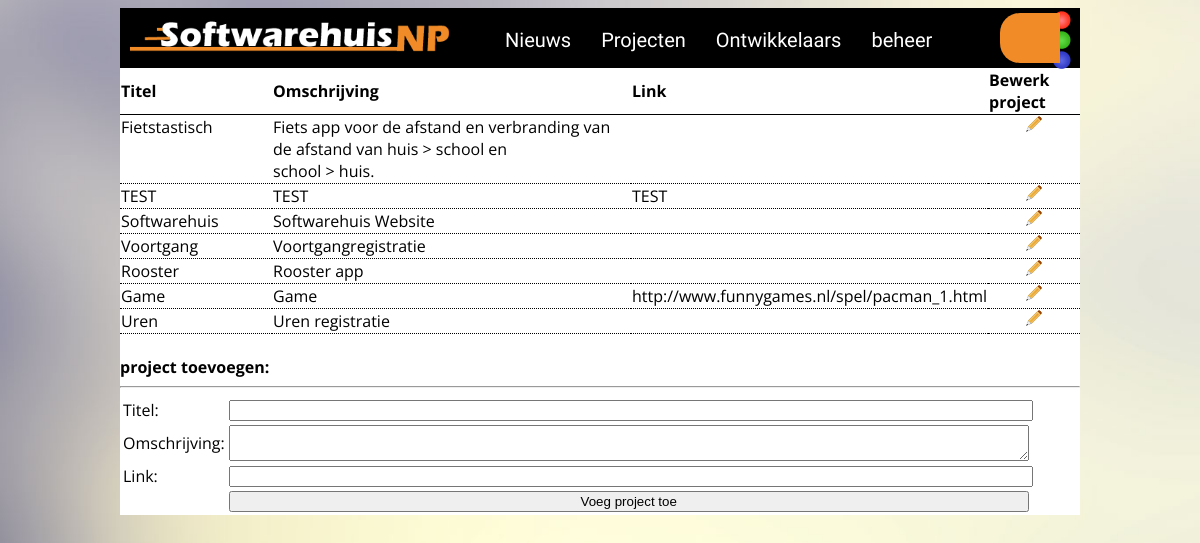
Screenshot of /work/admin/index.php?id=2 with the database file from the repository.
### tables this page shows
CREATE TABLE IF NOT EXISTS `s_project` (
  `id` int(100) NOT NULL AUTO_INCREMENT,
  `projectcode` varchar(100) NOT NULL DEFAULT '123',
  `titel` varchar(200) NOT NULL,
  `omschrijving` text NOT NULL,
  `link` varchar(200) NOT NULL,
  `datum_oplevering` int(100) NOT NULL DEFAULT '0',
  PRIMARY KEY (`id`)
);

### work/config.php (called while the page is built, shortened)
<?php
	$config = new config();
?>

### work/classes/database.php (called while the page is built, shortened)
<?php
class database {
	public function __construct($server,$username,$password,$database) {
		$this->connection = new MySQLi($server, $username, $password, $database) or die("ERROR: Kan niet verbinden met de database.");
	}
	public function query($q) {
		$result = mysqli_query($this->connection,$q) or die(mysqli_error($this->connection));
		return $result;
	}
	public function fetch_assoc($q) {
		return mysqli_fetch_assoc($q);
	}
}
?>

### work/admin/projecten.php (the view, shortened to what this page needs)
<?php
if(empty($_POST)){
	if(empty($_GET['pid'])){
		$query = $database->query("SELECT id, projectcode, titel, omschrijving, link FROM `".$config->dbinfo['prefix']."_project` order by id desc");
		echo "<table style='border-collapse: collapse; width: 960px;'>
			<tr style='border-bottom: 1px solid black;'><td><strong>Titel</strong></td><td><strong>Omschrijving</strong></td><td><strong>Link</strong></td><td><strong>Bewerk project</strong></td></tr>";
		while($project = $database->fetch_assoc($query)){
			echo "<tr style='padding-bottom: 3px; border-bottom: 1px dotted black;'><td valign='top' width='150'>".$project['titel']."</td><td valign='top'>".substr(wordwrap($project['omschrijving'], 80, "<br />"), 0, 150);
			echo "</td><td valign='top'>".$project['link']."</td><td valign='top'><center><a href='admin/index.php?id=2&pid=".$project['id']."'><img src='img/edit.png'></a></center></td></tr>";
		}
		echo "<table><br /><strong>project toevoegen:</strong><hr>";
		?>
		<form method='post'>
			<table>
				<tr>
					<td>
						Titel:
					</td>
					<td>
						<input name='titel' style='width: 796px;'>
					</td>
				</tr>
				<tr>
					<td>
						Omschrijving:
					</td>
					<td>
						<textarea style='width: 794px;' cols='100' name='omschrijving'></textarea>
					</td>
				</tr>
				<tr>
					<td>
						Link:
					</td>
					<td>
						<input name='link' style='width: 796px;'>
					</td>
				</tr>
				<tr>
					<td></td>
					<td>
						<input name='submit' style='width: 800px;' type='submit' value='Voeg project toe'>
					</td>
				</tr>
			</table>
		</form>
		<?php
	}
}

### work/css/style.css (style rules this page uses)
body { background-image:url('../img/background.jpg'); background-size:cover; background-repeat:no-repeat; font-family: 'Open Sans', sans-serif; }

### rows the page displays
s_project: titel "Fietstastisch", omschrijving "Fiets app voor de afstand en verbranding van de afstand van huis > school en school > huis."
s_project: titel "TEST", omschrijving "TEST", link "TEST"
s_project: titel "Softwarehuis", omschrijving "Softwarehuis Website"
s_project: titel "Voortgang", omschrijving "Voortgangregistratie"
s_project: titel "Rooster", omschrijving "Rooster app"
s_project: titel "Game", omschrijving "Game", link "http://www.funnygames.nl/spel/pacman_1.html"
s_project: titel "Uren", omschrijving "Uren registratie"
